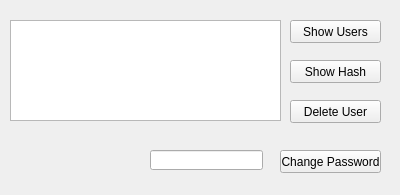
<?xml version="1.0" encoding="UTF-8"?>
<ui version="4.0">
 <class>MEX_UserPanel</class>
 <widget class="QWidget" name="MEX_UserPanel">
  <property name="geometry">
   <rect>
    <x>0</x>
    <y>0</y>
    <width>400</width>
    <height>195</height>
   </rect>
  </property>
  <property name="windowTitle">
   <string>Form</string>
  </property>
  <widget class="QPushButton" name="btnShowPW">
   <property name="enabled">
    <bool>true</bool>
   </property>
   <property name="geometry">
    <rect>
     <x>290</x>
     <y>60</y>
     <width>91</width>
     <height>23</height>
    </rect>
   </property>
   <property name="text">
    <string>Show Hash</string>
   </property>
  </widget>
  <widget class="QPushButton" name="btnDeleteUser">
   <property name="enabled">
    <bool>true</bool>
   </property>
   <property name="geometry">
    <rect>
     <x>290</x>
     <y>100</y>
     <width>91</width>
     <height>23</height>
    </rect>
   </property>
   <property name="text">
    <string>Delete User</string>
   </property>
  </widget>
  <widget class="QPushButton" name="btnShowUsers">
   <property name="enabled">
    <bool>true</bool>
   </property>
   <property name="geometry">
    <rect>
     <x>290</x>
     <y>20</y>
     <width>91</width>
     <height>23</height>
    </rect>
   </property>
   <property name="text">
    <string>Show Users</string>
   </property>
  </widget>
  <widget class="QPushButton" name="btnChangePW">
   <property name="geometry">
    <rect>
     <x>280</x>
     <y>150</y>
     <width>101</width>
     <height>23</height>
    </rect>
   </property>
   <property name="text">
    <string>Change Password</string>
   </property>
  </widget>
  <widget class="QLineEdit" name="edtNewPW">
   <property name="geometry">
    <rect>
     <x>150</x>
     <y>150</y>
     <width>113</width>
     <height>20</height>
    </rect>
   </property>
   <property name="echoMode">
    <enum>QLineEdit::Password</enum>
   </property>
  </widget>
  <widget class="QListWidget" name="lwUsers">
   <property name="enabled">
    <bool>true</bool>
   </property>
   <property name="geometry">
    <rect>
     <x>10</x>
     <y>20</y>
     <width>271</width>
     <height>101</height>
    </rect>
   </property>
  </widget>
 </widget>
 <resources/>
 <connections/>
</ui>
